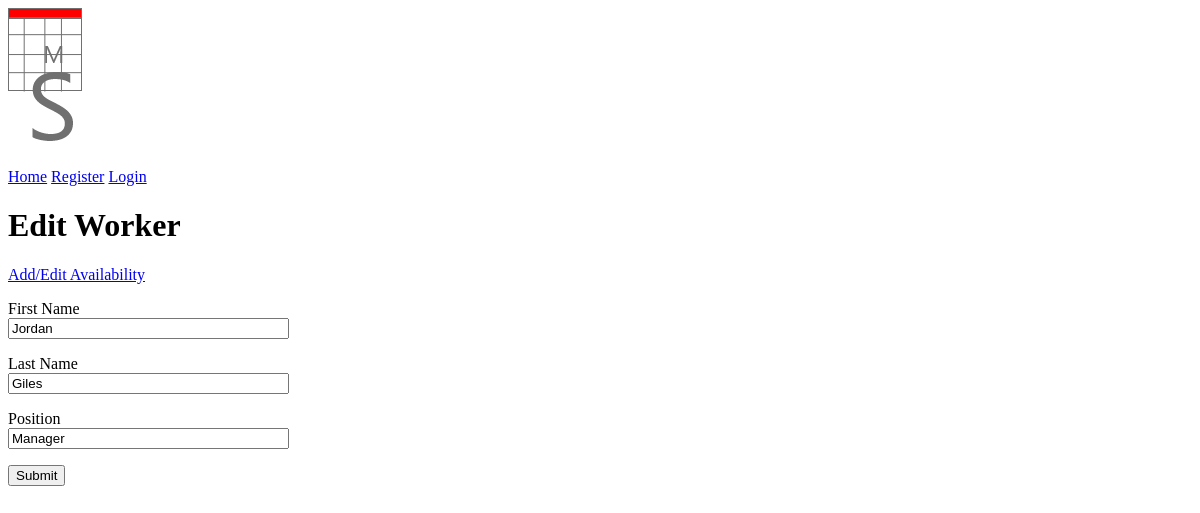
/worker/Jordan, run on an earlier commit of the app's database.
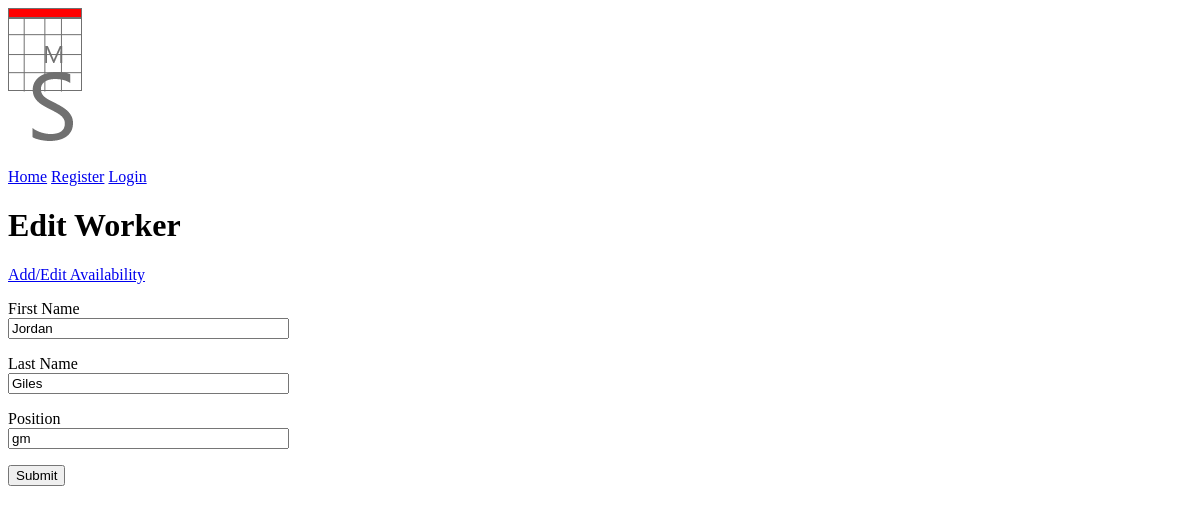
And on a later commit of the database.
### models.py (models this page shows, shortened)
class Worker(db.Model):
	id = db.Column(db.Integer, primary_key = True)
	first_name = db.Column(db.String(60), index = True)
	last_name = db.Column(db.String(60), index = True)
	position = db.Column(db.String(60), index = True)
	availabilities = db.relationship('Availability', backref='worker', lazy='dynamic')
	user = db.relationship('User', backref='worker', lazy='dynamic')

### main.py (the view, shortened to what this page needs)
@app.route('/worker/<first_name>',  methods = ['GET', 'POST'])
def worker(first_name):
    worker = Worker.query.filter_by(first_name=first_name).first_or_404()
    form = AddWorker()
    form.first_name.data= worker.first_name
    form.last_name.data = worker.last_name
    form.position.data = worker.position
    return render_template('add_worker.html', form = form, worker = worker.first_name)

### forms.py
class AddWorker(FlaskForm):
    first_name =  StringField('First Name', validators=[DataRequired()])
    last_name =  StringField('Last Name', validators=[DataRequired()])
    off_days =  TextAreaField('Off Days. Dates seperated by commas: DD,MM,YYYY', validators = [Length(min=0, max=140)])
    position = StringField('Position', validators=[DataRequired()])
    submit = SubmitField('Submit')

### templates/add_worker.html (shortened to what this page needs)
{%extends 'layout.html'%}
{%block content%}
{%if worker%}
    <h1>Edit Worker</h1>
    <a href="{{url_for('edit_availability', worker = worker) }}">Add/Edit Availability</a>
{%else%}
    <h1>Register Worker</h1>
{%endif%}
<form action='' method="post">
	<p>
		{{form.first_name.label}}<br>
    	{{form.first_name(size=32)}}
	</p>
	<p>
		{{form.last_name.label}}<br>
    	{{form.last_name(size=32)}}
	</p>
	<p>
		{{form.position.label}}<br>
    	{{form.position(size=32)}}
	</p>
	<p>{{form.submit()}}</p>
</form>
{%endblock content%}

### templates/layout.html (shortened to what this page needs)
<!DOCTYPE html>
<html lang="en">
<head>
    <link rel="stylesheet" href="/static/css/main.css">
</head>
<body>
    <img src="/static/images/logo.png", alt='Schedule Maker'>
    <div>
        <a href="{{url_for('home')}}">Home</a>
        {%if current_user.is_anonymous%}
            <a href="{{url_for('register')}}">Register</a>
            <a href="{{url_for('login')}}">Login</a>
        {%endif%}
    </div>
    {%block content%}{%endblock content%}
</body>
</html>

What changed in the data, as far as the page shows it:
changed Worker "Jordan": position "Manager" → "gm"
